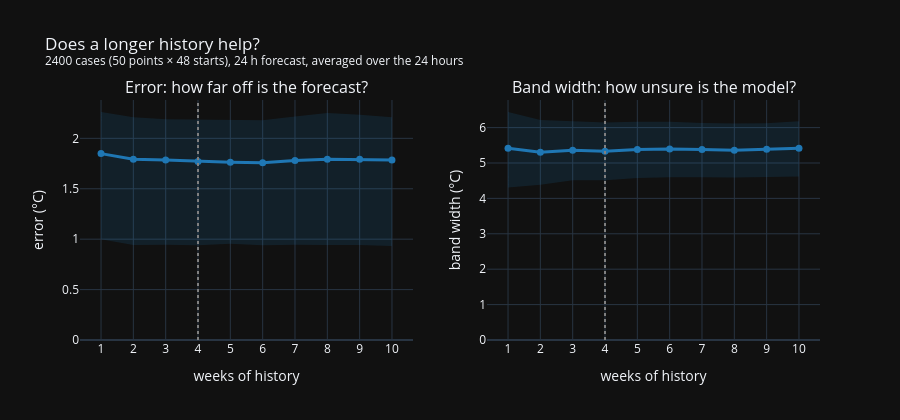

The cell this chart's notebook holds for it:
### Markdown cell above
### All cases

Line: mean over all cases. Band: middle half of the cases (25-75 %). Dotted line: 4 weeks, the setup used so far.

### Code cell
fig = make_subplots(rows=1, cols=2, horizontal_spacing=0.1,
                    subplot_titles=["Error: how far off is the forecast?", "Band width: how unsure is the model?"])
for c, (vals, name) in enumerate([(err, "error"), (width, "band width")], start=1):
    per_case = np.stack([vals[w].mean(axis=1) for w in WEEKS])  # (weeks, cases)
    q25, q75 = np.percentile(per_case, [25, 75], axis=1)
    fig.add_trace(go.Scatter(x=np.r_[WEEKS, WEEKS[::-1]], y=np.r_[q75, q25[::-1]], mode="lines", fill="toself",
                             fillcolor="rgba(31,119,180,0.15)", line={"width": 0}, hoverinfo="skip", showlegend=False), row=1, col=c)
    fig.add_trace(go.Scatter(x=WEEKS, y=per_case.mean(axis=1), mode="lines+markers", line={"color": "#1f77b4", "width": 3},
                             marker={"color": "#1f77b4", "size": 7}, showlegend=False,
                             hovertemplate="%{x} weeks: mean " + name + " %{y:.2f} °C<extra></extra>"), row=1, col=c)
    fig.add_vline(x=4, line={"color": "grey", "dash": "dot"}, row=1, col=c)
    fig.update_xaxes(title_text="weeks of history", dtick=1, row=1, col=c)
    fig.update_yaxes(title_text=f"{name} (°C)", rangemode="tozero", row=1, col=c)
fig.update_layout(height=420, template="plotly_dark",
                  title=f"Does a longer history help?<br><sup>{len(cases)} cases ({len(pids)} points × {len(starts)} starts), "
                        "24 h forecast, averaged over the 24 hours</sup>")
fig.write_html(FIG / "exp2_error_vs_history.html", include_plotlyjs="cdn")
fig.show()

### Figure 1 — Plotly figure (JSON) as saved in the notebook; plotly's stock layout.template omitted (floating-point values rounded to 4 significant figures)
{"data": [{"fill": "toself", "fillcolor": "rgba(31,119,180,0.15)", "hoverinfo": "skip", "line": {"width": 0}, "mode": "lines", "showlegend": false, "type": "scatter", "x": [1, 2, 3, 4, 5, 6, 7, 8, 9, 10, 10, 9, 8, 7, 6, 5, 4, 3, 2, 1], "xaxis": "x", "y": [2.261, 2.209, 2.189, 2.184, 2.18, 2.178, 2.216, 2.251, 2.234, 2.209, 0.931, 0.9416, 0.9414, 0.945, 0.9395, 0.9542, 0.939, 0.9453, 0.9415, 0.9988], "yaxis": "y"}, {"hovertemplate": "%{x} weeks: mean error %{y:.2f} °C<extra></extra>", "line": {"color": "#1f77b4", "width": 3}, "marker": {"color": "#1f77b4", "size": 7}, "mode": "lines+markers", "showlegend": false, "type": "scatter", "x": [1, 2, 3, 4, 5, 6, 7, 8, 9, 10], "xaxis": "x", "y": [1.848, 1.792, 1.785, 1.771, 1.763, 1.757, 1.78, 1.793, 1.792, 1.785], "yaxis": "y"}, {"fill": "toself", "fillcolor": "rgba(31,119,180,0.15)", "hoverinfo": "skip", "line": {"width": 0}, "mode": "lines", "showlegend": false, "type": "scatter", "x": [1, 2, 3, 4, 5, 6, 7, 8, 9, 10, 10, 9, 8, 7, 6, 5, 4, 3, 2, 1], "xaxis": "x2", "y": [6.44, 6.212, 6.181, 6.146, 6.166, 6.165, 6.131, 6.113, 6.122, 6.178, 4.615, 4.601, 4.592, 4.594, 4.598, 4.574, 4.511, 4.513, 4.388, 4.307], "yaxis": "y2"}, {"hovertemplate": "%{x} weeks: mean band width %{y:.2f} °C<extra></extra>", "line": {"color": "#1f77b4", "width": 3}, "marker": {"color": "#1f77b4", "size": 7}, "mode": "lines+markers", "showlegend": false, "type": "scatter", "x": [1, 2, 3, 4, 5, 6, 7, 8, 9, 10], "xaxis": "x2", "y": [5.415, 5.305, 5.357, 5.334, 5.383, 5.395, 5.381, 5.36, 5.387, 5.416], "yaxis": "y2"}], "layout": {"annotations": [{"font": {"size": 16}, "showarrow": false, "text": "Error: how far off is the forecast?", "x": 0.225, "xanchor": "center", "xref": "paper", "y": 1.0, "yanchor": "bottom", "yref": "paper"}, {"font": {"size": 16}, "showarrow": false, "text": "Band width: how unsure is the model?", "x": 0.775, "xanchor": "center", "xref": "paper", "y": 1.0, "yanchor": "bottom", "yref": "paper"}], "height": 420, "shapes": [{"line": {"color": "grey", "dash": "dot"}, "type": "line", "x0": 4, "x1": 4, "xref": "x", "y0": 0, "y1": 1, "yref": "y domain"}, {"line": {"color": "grey", "dash": "dot"}, "type": "line", "x0": 4, "x1": 4, "xref": "x2", "y0": 0, "y1": 1, "yref": "y2 domain"}], "title": {"text": "Does a longer history help?<br><sup>2400 cases (50 points × 48 starts), 24 h forecast, averaged over the 24 hours</sup>"}, "xaxis": {"anchor": "y", "domain": [0.0, 0.45], "dtick": 1, "title": {"text": "weeks of history"}}, "xaxis2": {"anchor": "y2", "domain": [0.55, 1.0], "dtick": 1, "title": {"text": "weeks of history"}}, "yaxis": {"anchor": "x", "domain": [0.0, 1.0], "rangemode": "tozero", "title": {"text": "error (°C)"}}, "yaxis2": {"anchor": "x2", "domain": [0.0, 1.0], "rangemode": "tozero", "title": {"text": "band width (°C)"}}}}
